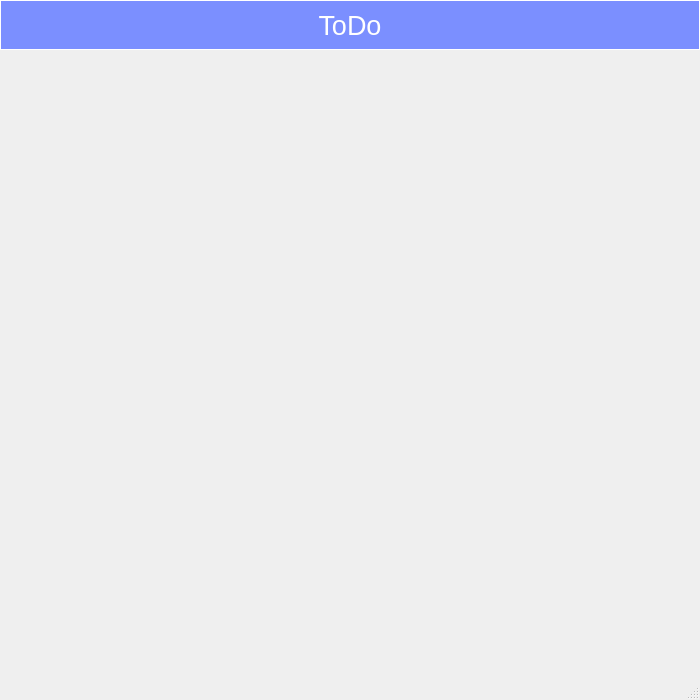
<?xml version="1.0" encoding="UTF-8"?>
<ui version="4.0">
 <class>MainWindow</class>
 <widget class="QMainWindow" name="MainWindow">
  <property name="geometry">
   <rect>
    <x>0</x>
    <y>0</y>
    <width>700</width>
    <height>700</height>
   </rect>
  </property>
  <property name="minimumSize">
   <size>
    <width>700</width>
    <height>700</height>
   </size>
  </property>
  <property name="maximumSize">
   <size>
    <width>700</width>
    <height>700</height>
   </size>
  </property>
  <property name="windowTitle">
   <string>To-Do</string>
  </property>
  <widget class="QWidget" name="centralwidget">
   <widget class="QLabel" name="label">
    <property name="geometry">
     <rect>
      <x>0</x>
      <y>0</y>
      <width>700</width>
      <height>50</height>
     </rect>
    </property>
    <property name="font">
     <font>
      <pointsize>20</pointsize>
      <weight>50</weight>
      <bold>false</bold>
     </font>
    </property>
    <property name="layoutDirection">
     <enum>Qt::LeftToRight</enum>
    </property>
    <property name="autoFillBackground">
     <bool>false</bool>
    </property>
    <property name="styleSheet">
     <string notr="true">background-color: rgb(123, 143, 255);
color: rgb(255, 255, 255);</string>
    </property>
    <property name="frameShape">
     <enum>QFrame::Box</enum>
    </property>
    <property name="lineWidth">
     <number>1</number>
    </property>
    <property name="text">
     <string>ToDo</string>
    </property>
    <property name="scaledContents">
     <bool>false</bool>
    </property>
    <property name="alignment">
     <set>Qt::AlignCenter</set>
    </property>
    <property name="margin">
     <number>0</number>
    </property>
   </widget>
  </widget>
  <widget class="QMenuBar" name="menubar">
   <property name="geometry">
    <rect>
     <x>0</x>
     <y>0</y>
     <width>700</width>
     <height>26</height>
    </rect>
   </property>
  </widget>
  <widget class="QStatusBar" name="statusbar"/>
 </widget>
 <resources/>
 <connections/>
</ui>
